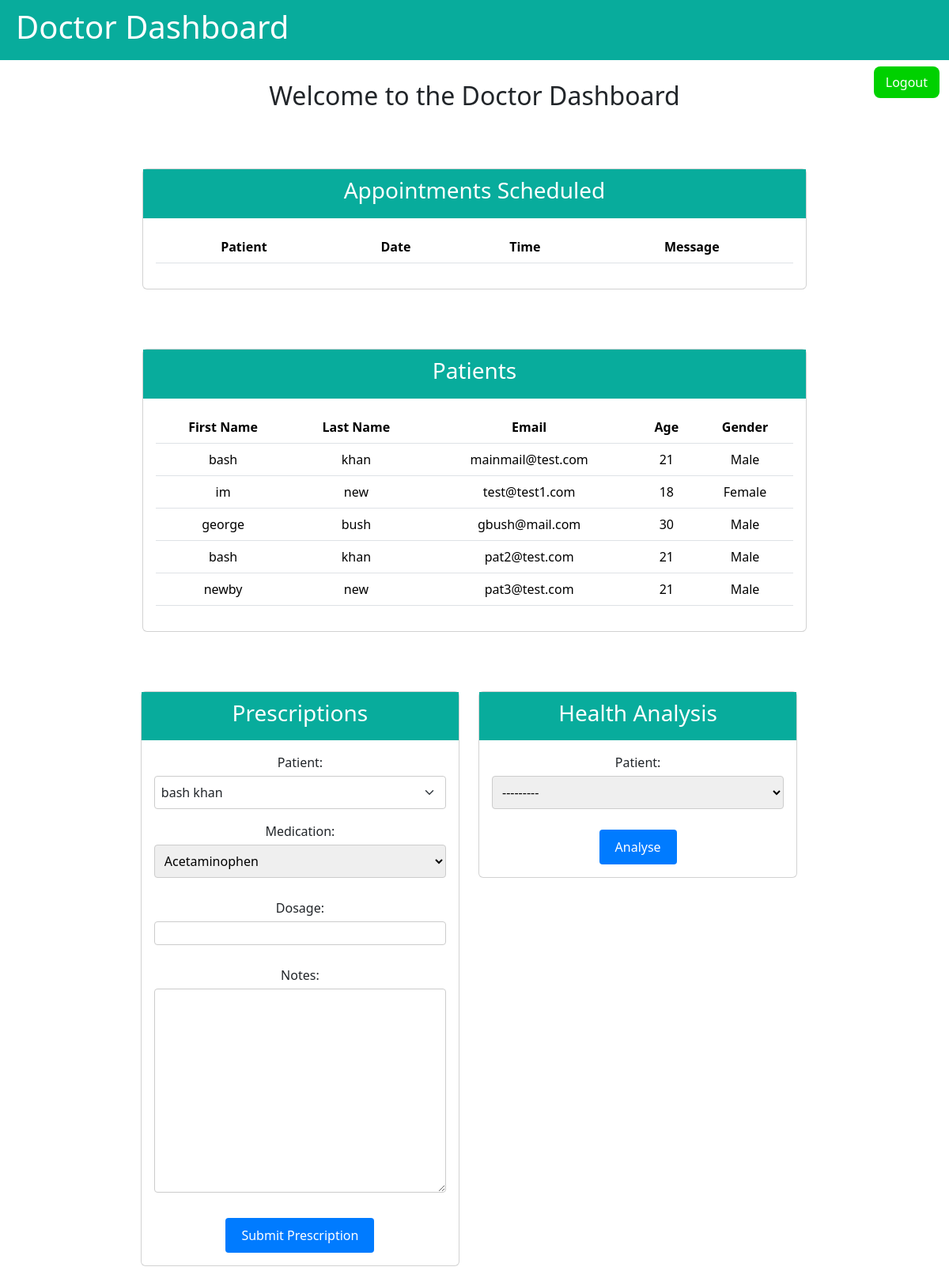
Page /telehealth/doctor_dashboard/ (signed in) on the committed database.
### telehealth/models.py (models this page shows)
class CustomUser(AbstractUser):
    first_name = models.CharField(max_length=50)
    last_name = models.CharField(max_length=50)
    email = models.EmailField(unique=True)
    is_doctor = models.BooleanField(default=False)
    is_patient = models.BooleanField(default=False)
    gender = models.CharField(max_length=10, choices=[('Male', 'Male'), ('Female', 'Female')])
    age = models.IntegerField()
    groups = models.ManyToManyField('auth.Group', related_name='custom_user_set')
    user_permissions = models.ManyToManyField(
        'auth.Permission',
        related_name='custom_user_set',
        verbose_name='user permissions',
        blank=True,
    )
    def __str__(self):
        return self.username

### telehealth/views.py (the view)
# urls.py: path('doctor_dashboard/', views.doctor_dashboard, name='doctor_dashboard'),
def doctor_dashboard(request):
    appointments = Appointment.objects.filter(doctor=request.user)
    patients = CustomUser.objects.filter(is_patient=True)
    if request.method == 'POST':
        prescription_form = PrescriptionForm(request.POST)
        if prescription_form.is_valid():
            prescription = prescription_form.save(commit=False)
            prescription.doctor = request.user  # Assign the current doctor
            prescription.save()
            messages.success(request, 'Prescription added successfully.')
            return redirect('doctor_dashboard')
    else:
        prescription_form = PrescriptionForm()
    if 'analyze_health_data' in request.POST:
        patient_selection = PatientSelectionForm(request.POST)
        if patient_selection.is_valid():
            patient = patient_selection.cleaned_data['patient']
            health_data = HealthData.objects.filter(patient=patient)
            return render(request, 'health_analysis.html', {'health_data': health_data})
        else:
            messages.error(request, 'Invalid patient selection.')
    else:
        patient_selection = PatientSelectionForm()
    context = {
        'appointments': appointments,
        'patients': patients,
        'prescription_form': prescription_form,
        'patient_selection': patient_selection,
    }
    return render(request, 'doctor_dashboard.html', context)

### telehealth/forms.py
class PatientSelectionForm(forms.Form):
    patient = forms.ModelChoiceField(queryset=CustomUser.objects.filter(is_patient=True))

### telehealth/templates/doctor_dashboard.html (shortened to what this page needs)
{% load static %}
<!DOCTYPE html>
<html lang="en">
<head>
    <link href="https://cdn.jsdelivr.net/npm/bootstrap@5.3.3/dist/css/bootstrap.min.css" rel="stylesheet">
    <link href="{% static 'styles.css' %}" rel="stylesheet">
</head>
<body>
<div class="doctor-header">
    <h1>Doctor Dashboard</h1>
</div>
<nav class="navbar navbar-expand-lg custom-navbar">
  <div class="container-fluid">
    <div class="collapse navbar-collapse" id="navbarNav">
      <ul class="navbar-nav ms-auto">
        <li class="nav-item">
          <form  action="{% url 'logout' %}" method="post">
            <button class="logout-btn" type="submit">Logout</button>
        </form>
        </li>
      </ul>
    </div>
  </div>
</nav>
<div class="text-center" class="container mt-5">
    <h2 class="dashboard-header" >Welcome to the Doctor Dashboard</h2>
    <div class="row">
        <div class="col-md-12">
            <div class="card" id="doc-card">
                <div class="doctor-card-header">
                    <h3>Appointments Scheduled</h3>
                </div>
                <div class="card-body">
                    <table class="table">
                        <thead>
                            <tr>
                                <th>Patient</th>
                                <th>Date</th>
                                <th>Time</th>
                                <th>Message</th>
                            </tr>
                        </thead>
                    </table>
                </div>
            </div>
        </div>
        <div class="col-md-12">
            <div class="card">
                <div class="doctor-card-header">
                    <h3>Patients</h3>
                </div>
                <div class="card-body">
                    <table class="table">
                        <thead>
                            <tr>
                                <th>First Name</th>
                                <th>Last Name</th>
                                <th>Email</th>
                                <th>Age</th>
                                <th>Gender</th>
                            </tr>
                        </thead>
                        <tbody>
                            {% for patient in patients %}
                            <tr>
                                <td>{{ patient.first_name }}</td>
                                <td>{{ patient.last_name }}</td>
                                <td>{{ patient.email }}</td>
                                <td>{{ patient.age }}</td>
                                <td>{{ patient.gender }}</td>
                            </tr>
                            {% endfor %}
                        </tbody>
                    </table>
                </div>
            </div>
        </div>
        <div class="row">
            <div class="col-md-6">
                <div class="card" id="doctor-prescriptions">
                    <div class="doctor-card-header">
                        <h3>Prescriptions</h3>
                    </div>
                    <div class="card-body">
                        <form method="POST" action="{% url 'doctor_dashboard' %}" class="prescription-form">
                            <div class="mb-3">
                                <label for="patient">Patient:</label>
                                {{ prescription_form.patient }}
                            </div>
                            <div class="mb-3">
                                <label for="medication">Medication:</label>
                                {{ prescription_form.medication }}
                            </div>
                            <div class="mb-3">
                                <label for="dosage">Dosage:</label>
                                {{ prescription_form.dosage }}
                            </div>
                            <div class="mb-3">
                                <label for="notes">Notes:</label>
                                {{ prescription_form.notes }}
                            </div>
                            <button type="submit" class="btn btn-primary">Submit Prescription</button>
                        </form>
                    </div>
                </div>
            </div>
            <div class="col-md-6">
                <div class="card" id="health-analysis-card">
                    <div class="doctor-card-header">
                        <h3>Health Analysis</h3>
                    </div>
                    <div class="card-body">
                        <form method="POST" action="{% url 'health_analysis' %}" class="prescription-form">
                            <div class="mb-3">
                                <label for="patient">Patient:</label>
                                {{ patient_selection.patient }}
                            </div>
                            <button type="submit" class="btn btn-primary">Analyse</button>
                        </form>
                    </div>
                </div>
            </div>
        </div>
    </div>
</div>
</body>
</html>

### telehealth/static/styles.css (style rules this page uses)
.card { max-width: 70%; margin: 0 auto; margin-top: 55px; }
.doctor-header { background-color: #08ac9c; color: white; padding: 10px 20px; text-align: left; }
.doctor-card-header { background-color: #08ac9c; color: white; padding: 10px 20px; }
form label { display: block; margin-bottom: 5px; }
form input[type="text"], form input[type="email"], form input[type="password"] { width: calc(100% - 10px); padding: 6px; margin-bottom: 10px; box-sizing: border-box; height: 30px; }
form input, select { border-radius: 6px; border: 1px solid grey; }
.dashboard-header { margin-top: -40px; padding: 10px; }
.logout-btn { background-color: #00D100; border-radius:8px; color: white; border: none; padding: 8px 15px; }
#doctor-prescriptions { margin-right: -5px; width: 80%; }
#health-analysis-card { margin-left: 5px; width: 100%; }
.prescription-form { max-width: 500px; margin: auto; }
.prescription-form label { display: block; margin-bottom: 5px; }
.prescription-form input[type="text"], .prescription-form textarea, .prescription-form select { width: 100%; padding: 8px; border: 1px solid #ccc; border-radius: 4px; box-sizing: border-box; margin-bottom: 10px; }
.prescription-form button { background-color: #007bff; color: white; padding: 10px 20px; border: none; border-radius: 4px; cursor: pointer; }

### telehealth/templates/doctor_dashboard.html (style rules this page uses)
.card { margin-bottom: 20px; }

### rows in the picture
CustomUser: first_name "bash", last_name "khan", email "mainmail@test.com", age "21", gender "Male"
CustomUser: first_name "im", last_name "new", email "test@test1.com", age "18", gender "Female"
CustomUser: first_name "george", last_name "bush", email "gbush@mail.com", age "30", gender "Male"
CustomUser: first_name "bash", last_name "khan", email "pat2@test.com", age "21", gender "Male"
CustomUser: first_name "newby", last_name "new", email "pat3@test.com", age "21", gender "Male"
